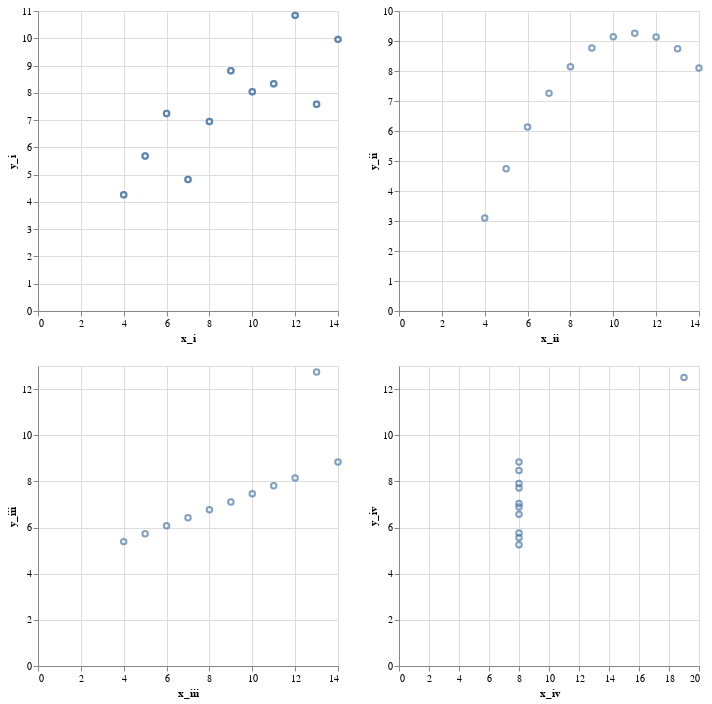

Here is the notebook cell this chart was saved with:
### Code cell
(anscombe_charts[0] + anscombe_charts[0] | anscombe_charts[1]) &(anscombe_charts[2]| anscombe_charts[3])

### Figure 1 — Vega-Lite specification as saved in the notebook (floating-point values rounded to 4 significant figures)
{"config": {"view": {"continuousWidth": 300, "continuousHeight": 300}}, "vconcat": [{"hconcat": [{"layer": [{"mark": {"type": "point"}, "encoding": {"x": {"field": "x_i", "type": "quantitative"}, "y": {"field": "y_i", "type": "quantitative"}}}, {"mark": {"type": "point"}, "encoding": {"x": {"field": "x_i", "type": "quantitative"}, "y": {"field": "y_i", "type": "quantitative"}}}]}, {"mark": {"type": "point"}, "encoding": {"x": {"field": "x_ii", "type": "quantitative"}, "y": {"field": "y_ii", "type": "quantitative"}}}]}, {"hconcat": [{"mark": {"type": "point"}, "encoding": {"x": {"field": "x_iii", "type": "quantitative"}, "y": {"field": "y_iii", "type": "quantitative"}}}, {"mark": {"type": "point"}, "encoding": {"x": {"field": "x_iv", "type": "quantitative"}, "y": {"field": "y_iv", "type": "quantitative"}}}]}], "data": {"name": "data-4935c7a4526a18dde7a6cdc6d6e3934d"}, "$schema": "https://vega.github.io/schema/vega-lite/v5.20.1.json", "datasets": {"data-4935c7a4526a18dde7a6cdc6d6e3934d": [{"x_i": 10.0, "y_i": 8.04, "x_ii": 10.0, "y_ii": 9.14, "x_iii": 10.0, "y_iii": 7.46, "x_iv": 8.0, "y_iv": 6.58}, {"x_i": 8.0, "y_i": 6.95, "x_ii": 8.0, "y_ii": 8.14, "x_iii": 8.0, "y_iii": 6.77, "x_iv": 8.0, "y_iv": 5.76}, {"x_i": 13.0, "y_i": 7.58, "x_ii": 13.0, "y_ii": 8.74, "x_iii": 13.0, "y_iii": 12.74, "x_iv": 8.0, "y_iv": 7.71}, {"x_i": 9.0, "y_i": 8.81, "x_ii": 9.0, "y_ii": 8.77, "x_iii": 9.0, "y_iii": 7.11, "x_iv": 8.0, "y_iv": 8.84}, {"x_i": 11.0, "y_i": 8.33, "x_ii": 11.0, "y_ii": 9.26, "x_iii": 11.0, "y_iii": 7.81, "x_iv": 8.0, "y_iv": 8.47}, {"x_i": 14.0, "y_i": 9.96, "x_ii": 14.0, "y_ii": 8.1, "x_iii": 14.0, "y_iii": 8.84, "x_iv": 8.0, "y_iv": 7.04}, {"x_i": 6.0, "y_i": 7.24, "x_ii": 6.0, "y_ii": 6.13, "x_iii": 6.0, "y_iii": 6.08, "x_iv": 8.0, "y_iv": 5.25}, {"x_i": 4.0, "y_i": 4.26, "x_ii": 4.0, "y_ii": 3.1, "x_iii": 4.0, "y_iii": 5.39, "x_iv": 19.0, "y_iv": 12.5}, {"x_i": 12.0, "y_i": 10.84, "x_ii": 12.0, "y_ii": 9.13, "x_iii": 12.0, "y_iii": 8.15, "x_iv": 8.0, "y_iv": 5.56}, {"x_i": 7.0, "y_i": 4.82, "x_ii": 7.0, "y_ii": 7.26, "x_iii": 7.0, "y_iii": 6.42, "x_iv": 8.0, "y_iv": 7.91}, {"x_i": 5.0, "y_i": 5.68, "x_ii": 5.0, "y_ii": 4.74, "x_iii": 5.0, "y_iii": 5.73, "x_iv": 8.0, "y_iv": 6.89}]}}
